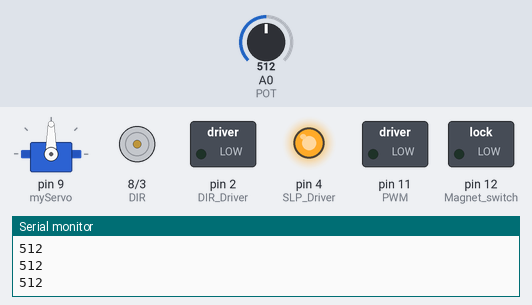
This sketch was run on a simulated Arduino Uno, built with avr-gcc and run on an emulated ATmega328P. Parts: servo, direction and speed pins drawn as motors (green arrow = direction pin HIGH = forward, orange = LOW = backward, longer = more drive), switched loads named in the sketch (green lamp = pin HIGH), output pins drawn as LEDs (lit = HIGH), the last lines printed to the serial monitor. Inputs (shaded band) come from the test bench; at power-on: A0 (POT) = 512.

Above: at 1.2 s.
1.3 s: A0 (POT) set to 415
2.8 s: A0 (POT) set to 392
At 3.5 s:
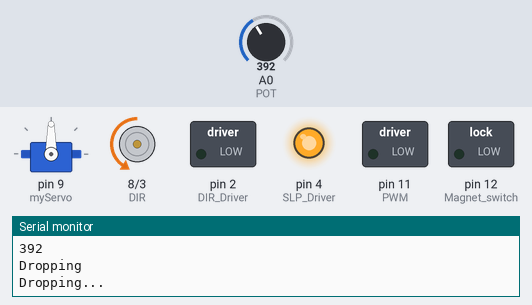
Timing chart, 0 to 5.8 s (numbered marks = the images above; inputs shaded):
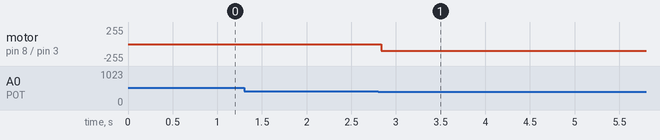

The sketch:

recover.ino
```cpp
#include <Servo.h>

Servo myServo;
const int DIR = 8;//for linear actuator
const int Magnet_switch=12;
const int PWM = 11;// for linear actuator
const int DIR_Driver= 2;//for dc motor
const int PWM_Driver= 3;//for dc motor
const int SLP_Driver= 4;//for dc motor
const int limit_switch=7;
const int POT = A0;
const int high_lim = 670;//670
const int keep_lim = 420;//420
const int low_lim = 285;//285


int duty_cycle = 60;
int state;// 1= extend link, 2=retract link , 3= extend plate, 4= retract plate, 5= dropping, 6=lifting, 7= keeping
int angle=0;
int duty_cycle_driver= 40; //percentage 40
int pot_val;
int i=0;
int switchstate=0;

//procedue ==> 1 -> 5 -> move under chair -> 4 -> 6/(7) -> move to location -> 5 -> 3 -> move out of chair -> 7 -> 2;

void setup() {
  pinMode(DIR, OUTPUT);
  pinMode(Magnet_switch,OUTPUT);
  pinMode(PWM, OUTPUT);
  pinMode(DIR_Driver, OUTPUT);
  pinMode(PWM_Driver, OUTPUT);
  pinMode(SLP_Driver, OUTPUT);
  pinMode(POT, INPUT);
  pinMode(limit_switch,INPUT);
  myServo.attach(9);
  digitalWrite(Magnet_switch,LOW);
  digitalWrite(SLP_Driver, HIGH);
  Serial.begin(9600);
  Serial.println("Actuator initialized");
  Serial.println("Lock initialise");
  Serial.println("Servo initialise");
  Serial.println("Motor initialized");
}

int pot_read()
{
  pot_val = analogRead(POT);
  //if (Serial.available()>0){
  Serial.println(pot_val);

  //}

}

void retract()
{
  Serial.println("unLocking");
  digitalWrite(Magnet_switch,LOW);
  delay(1000);
  Serial.println("Retracting...");
  digitalWrite(DIR,LOW);
  analogWrite(PWM, (int)(duty_cycle*255/100));
  delay(5000);
  //state=0;
  Serial.println("Retract Finish");
}

void extend()
{

  Serial.println("Extend...");
  digitalWrite(DIR, HIGH);
  analogWrite(PWM, (int)(duty_cycle*255/100));
  delay(5000);
 // state=0;
  Serial.println("Extend Finish");
  Serial.println("Locking");
  digitalWrite(Magnet_switch,HIGH);
}

void drop()
{
  Serial.println("Dropping...");
  digitalWrite(DIR_Driver, LOW);
  analogWrite(PWM_Driver, (int)(duty_cycle_driver*255/100));
}

void lift()
{

  Serial.println("Lifting...");
  digitalWrite(DIR_Driver, HIGH);
  analogWrite(PWM_Driver, (int)(duty_cycle_driver*255/100));
}

void loop() {
  // put your main code here, to run repeatedly:
  pot_read();
  if(pot_val < 400) {
    Serial.println("Dropping");
    drop();
  } else {
    analogWrite(PWM_Driver, (int)(0));
  }

}
```

Measured:
- the behaviour switches between 400 and 399 on A0 (POT) (found by bisection; images 0 and 1)
- after the input at 2.8 s, motor on pin 8 (DIR) / pin 3 (PWM_Driver): stopped → backward 102/255 at once
